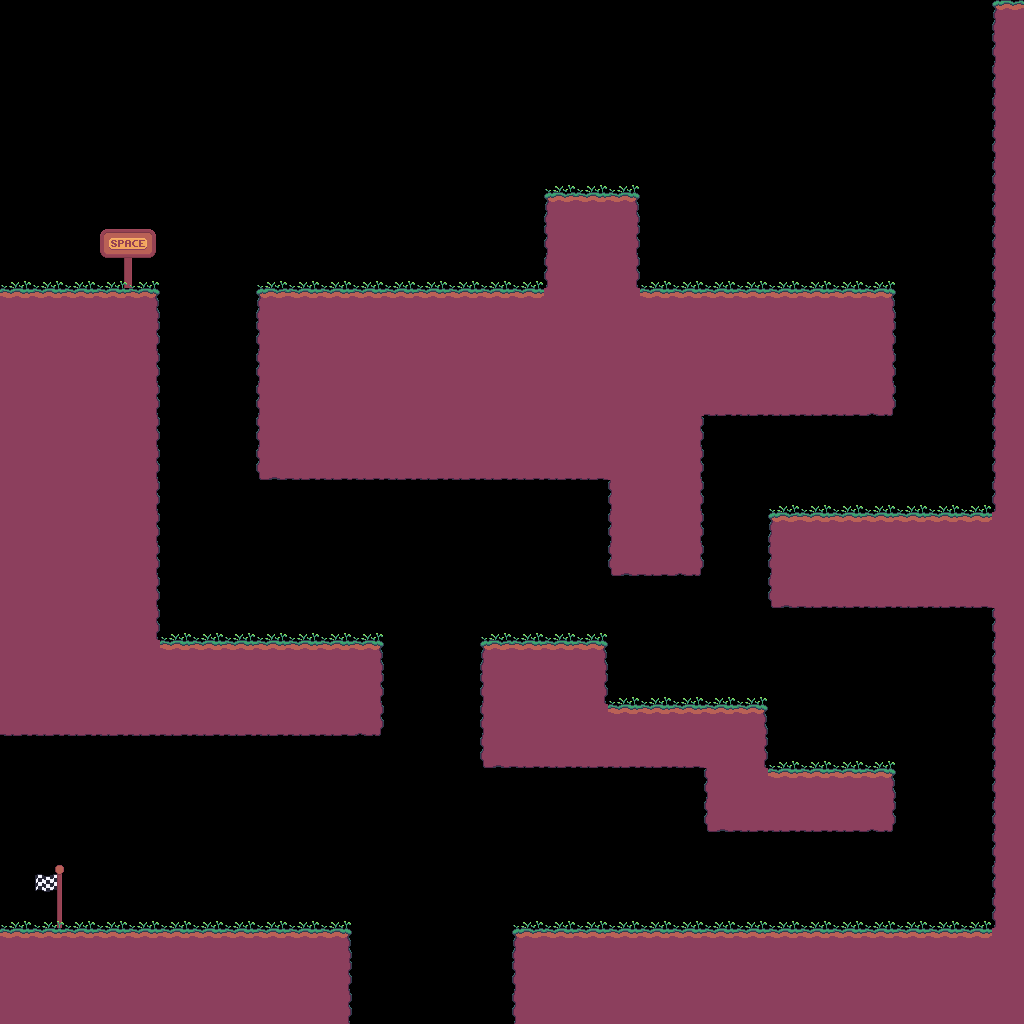

A 2D game scene composited from a Tiled map and its tileset images. What follows is a short description and the map's XML, with every tile layer's data as written:
An orthogonal 32x32 tile map with 32x32 px tiles, 2 tile layers (Decoration, Ground) and 2 objects (goal, spawn).

<map version="1.2" tiledversion="1.2.1" orientation="orthogonal" renderorder="right-down" width="32" height="32" tilewidth="32" tileheight="32" infinite="0" nextlayerid="7" nextobjectid="4">
 <tileset firstgid="1" source="Sprites.tsx" />
 <layer id="5" name="Decoration" width="32" height="32">
  <data encoding="csv">
0,0,0,0,0,0,0,0,0,0,0,0,0,0,0,0,0,0,0,0,0,0,0,0,0,0,0,0,0,0,0,0,
0,0,0,0,0,0,0,0,0,0,0,0,0,0,0,0,0,0,0,0,0,0,0,0,0,0,0,0,0,0,0,0,
0,0,0,0,0,0,0,0,0,0,0,0,0,0,0,0,0,0,0,0,0,0,0,0,0,0,0,0,0,0,0,0,
0,0,0,0,0,0,0,0,0,0,0,0,0,0,0,0,0,0,0,0,0,0,0,0,0,0,0,0,0,0,0,0,
0,0,0,0,0,0,0,0,0,0,0,0,0,0,0,0,0,0,0,0,0,0,0,0,0,0,0,0,0,0,0,0,
0,0,0,0,0,0,0,0,0,0,0,0,0,0,0,0,0,4,4,4,0,0,0,0,0,0,0,0,0,0,0,0,
0,0,0,0,0,0,0,0,0,0,0,0,0,0,0,0,0,0,0,0,0,0,0,0,0,0,0,0,0,0,0,0,
0,0,0,7,8,0,0,0,0,0,0,0,0,0,0,0,0,0,0,0,0,0,0,0,0,0,0,0,0,0,0,0,
4,4,4,15,16,0,0,0,4,4,4,4,4,4,4,4,4,0,0,0,4,4,4,4,4,4,4,4,0,0,0,0,
0,0,0,0,0,0,0,0,0,0,0,0,0,0,0,0,0,0,0,0,0,0,0,0,0,0,0,0,0,0,0,0,
0,0,0,0,0,0,0,0,0,0,0,0,0,0,0,0,0,0,0,0,0,0,0,0,0,0,0,0,0,0,0,0,
0,0,0,0,0,0,0,0,0,0,0,0,0,0,0,0,0,0,0,0,0,0,0,0,0,0,0,0,0,0,0,0,
0,0,0,0,0,0,0,0,0,0,0,0,0,0,0,0,0,0,0,0,0,0,0,0,0,0,0,0,0,0,0,0,
0,0,0,0,0,0,0,0,0,0,0,0,0,0,0,0,0,0,0,0,0,0,0,0,0,0,0,0,0,0,0,0,
0,0,0,0,0,0,0,0,0,0,0,0,0,0,0,0,0,0,0,0,0,0,0,0,0,0,0,0,0,0,0,0,
0,0,0,0,0,0,0,30,0,0,0,0,0,0,0,0,0,0,0,0,0,0,0,0,4,4,4,4,4,4,4,0,
0,0,0,0,0,0,0,0,0,0,0,0,0,0,0,0,0,0,0,0,0,0,0,0,0,0,0,0,0,0,0,0,
0,0,0,0,0,0,0,0,0,0,0,0,0,0,0,0,0,0,0,0,0,0,0,0,0,0,0,0,0,0,0,0,
0,0,0,0,0,0,0,0,0,0,0,0,0,0,0,0,0,0,0,0,0,0,0,0,0,0,0,0,0,0,0,0,
0,0,0,0,0,4,4,4,4,4,4,4,0,0,0,4,4,4,4,0,0,0,0,0,0,0,0,0,0,0,0,0,
0,0,0,0,0,0,0,0,0,0,0,0,0,0,0,0,0,0,0,0,0,0,0,0,0,0,0,0,0,0,0,0,
0,0,0,0,0,0,0,0,0,0,0,0,0,0,0,0,0,0,0,4,4,4,4,4,0,0,0,0,0,0,0,0,
0,0,0,0,0,0,0,0,0,0,0,0,0,0,0,0,0,0,0,0,0,0,0,0,0,0,0,0,0,0,0,0,
0,0,0,0,0,0,0,0,0,0,0,0,0,0,0,0,0,0,0,0,0,0,0,0,4,4,4,4,0,0,0,0,
0,0,0,0,0,0,0,0,0,0,0,0,0,0,0,0,0,0,0,0,0,0,0,0,0,0,0,0,0,0,0,0,
0,0,0,0,0,0,0,0,0,0,0,0,0,0,0,0,0,0,0,0,0,0,0,0,0,0,0,0,0,0,0,0,
0,0,0,0,0,0,0,0,0,0,0,0,0,0,0,0,0,0,0,0,0,0,0,0,0,0,0,0,0,0,0,0,
0,23,0,0,0,0,0,0,0,0,0,0,0,0,0,0,0,0,0,0,0,0,0,0,0,0,0,0,0,0,0,0,
4,31,4,4,4,4,4,4,4,4,4,0,0,0,0,0,4,4,4,4,4,4,4,4,4,4,4,4,4,4,4,0,
0,0,0,0,0,0,0,0,0,0,0,0,0,0,0,0,0,0,0,0,0,0,0,0,0,0,0,0,0,0,0,0,
0,0,0,0,0,0,0,0,0,0,0,0,0,0,0,0,0,0,0,0,0,0,0,0,0,0,0,0,0,0,0,0,
0,0,0,0,0,0,0,0,0,0,0,0,0,0,0,0,0,0,0,0,0,0,0,0,0,0,0,0,0,0,0,0
</data>
 </layer>
 <objectgroup id="4" name="Objects">
  <object id="2" name="goal" x="30.7988" y="862.608" width="32.9512" height="68.8088" />
  <object id="3" name="spawn" x="49.5598" y="237.254">
   <point />
  </object>
 </objectgroup>
 <layer id="6" name="Ground" width="32" height="32">
  <data encoding="csv">
0,0,0,0,0,0,0,0,0,0,0,0,0,0,0,0,0,0,0,0,0,0,0,0,0,0,0,0,0,0,0,1,
0,0,0,0,0,0,0,0,0,0,0,0,0,0,0,0,0,0,0,0,0,0,0,0,0,0,0,0,0,0,0,9,
0,0,0,0,0,0,0,0,0,0,0,0,0,0,0,0,0,0,0,0,0,0,0,0,0,0,0,0,0,0,0,9,
0,0,0,0,0,0,0,0,0,0,0,0,0,0,0,0,0,0,0,0,0,0,0,0,0,0,0,0,0,0,0,9,
0,0,0,0,0,0,0,0,0,0,0,0,0,0,0,0,0,0,0,0,0,0,0,0,0,0,0,0,0,0,0,9,
0,0,0,0,0,0,0,0,0,0,0,0,0,0,0,0,0,0,0,0,0,0,0,0,0,0,0,0,0,0,0,9,
0,0,0,0,0,0,0,0,0,0,0,0,0,0,0,0,0,1,2,3,0,0,0,0,0,0,0,0,0,0,0,9,
0,0,0,0,0,0,0,0,0,0,0,0,0,0,0,0,0,9,10,11,0,0,0,0,0,0,0,0,0,0,0,9,
0,0,0,0,0,0,0,0,0,0,0,0,0,0,0,0,0,9,10,11,0,0,0,0,0,0,0,0,0,0,0,9,
2,2,2,2,3,0,0,0,1,2,2,2,2,2,2,2,2,10,10,10,2,2,2,2,2,2,2,3,0,0,0,9,
10,10,10,10,11,0,0,0,9,10,10,10,10,10,10,10,10,10,10,10,10,10,10,10,10,10,10,11,0,0,0,9,
10,10,10,10,11,0,0,0,9,10,10,10,10,10,10,10,10,10,10,10,10,10,10,10,10,10,10,11,0,0,0,9,
10,10,10,10,11,0,0,0,9,10,10,10,10,10,10,10,10,10,10,10,10,10,18,18,18,18,18,19,0,0,0,9,
10,10,10,10,11,0,0,0,9,10,10,10,10,10,10,10,10,10,10,10,10,11,0,0,0,0,0,0,0,0,0,9,
10,10,10,10,11,0,0,0,17,18,18,18,18,18,18,18,18,18,18,10,10,11,0,0,0,0,0,0,0,0,0,9,
10,10,10,10,11,0,0,0,0,0,0,0,0,0,0,0,0,0,0,9,10,11,0,0,0,0,0,0,0,0,0,9,
10,10,10,10,11,0,0,0,0,0,0,0,0,0,0,0,0,0,0,9,10,11,0,0,1,2,2,2,2,2,2,10,
10,10,10,10,11,0,0,0,0,0,0,0,0,0,0,0,0,0,0,17,18,19,0,0,9,10,10,10,10,10,10,10,
10,10,10,10,11,0,0,0,0,0,0,0,0,0,0,0,0,0,0,0,0,0,0,0,17,18,18,18,18,18,18,10,
10,10,10,10,11,0,0,0,0,0,0,0,0,0,0,0,0,0,0,0,0,0,0,0,0,0,0,0,0,0,0,9,
10,10,10,10,10,2,2,2,2,2,2,3,0,0,0,1,2,2,3,0,0,0,0,0,0,0,0,0,0,0,0,9,
10,10,10,10,10,10,10,10,10,10,10,11,0,0,0,9,10,10,11,0,0,0,0,0,0,0,0,0,0,0,0,9,
18,18,18,18,18,18,18,18,18,18,18,19,0,0,0,9,10,10,10,2,2,2,2,3,0,0,0,0,0,0,0,9,
0,0,0,0,0,0,0,0,0,0,0,0,0,0,0,17,18,18,18,18,18,18,10,11,0,0,0,0,0,0,0,9,
0,0,0,0,0,0,0,0,0,0,0,0,0,0,0,0,0,0,0,0,0,0,9,10,2,2,2,3,0,0,0,9,
0,0,0,0,0,0,0,0,0,0,0,0,0,0,0,0,0,0,0,0,0,0,17,18,18,18,18,19,0,0,0,9,
0,0,0,0,0,0,0,0,0,0,0,0,0,0,0,0,0,0,0,0,0,0,0,0,0,0,0,0,0,0,0,9,
0,0,0,0,0,0,0,0,0,0,0,0,0,0,0,0,0,0,0,0,0,0,0,0,0,0,0,0,0,0,0,9,
0,0,0,0,0,0,0,0,0,0,0,0,0,0,0,0,0,0,0,0,0,0,0,0,0,0,0,0,0,0,0,9,
2,2,2,2,2,2,2,2,2,2,3,0,0,0,0,0,1,2,2,2,2,2,2,2,2,2,2,2,2,2,2,10,
10,10,10,10,10,10,10,10,10,10,11,0,0,0,0,0,9,10,10,10,10,10,10,10,10,10,10,10,10,10,10,10,
10,10,10,10,10,10,10,10,10,10,11,0,0,0,0,0,9,10,10,10,10,10,10,10,10,10,10,10,10,10,10,10
</data>
 </layer>
</map>
